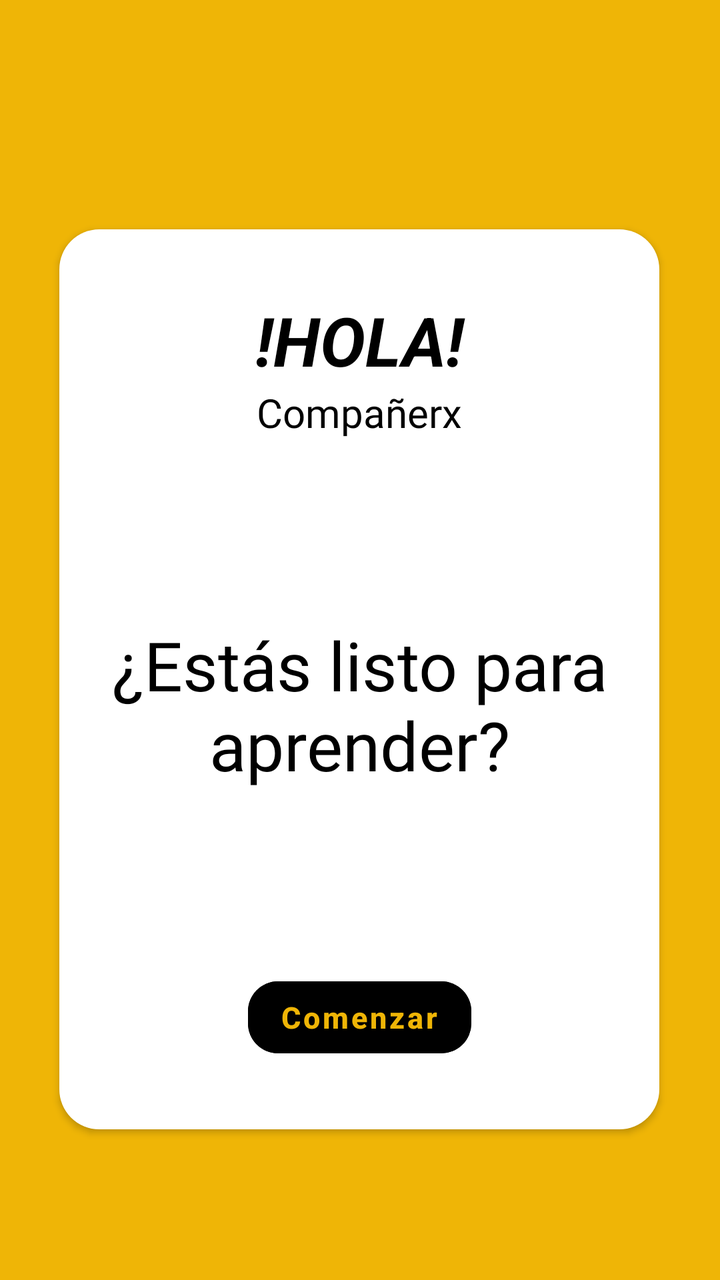
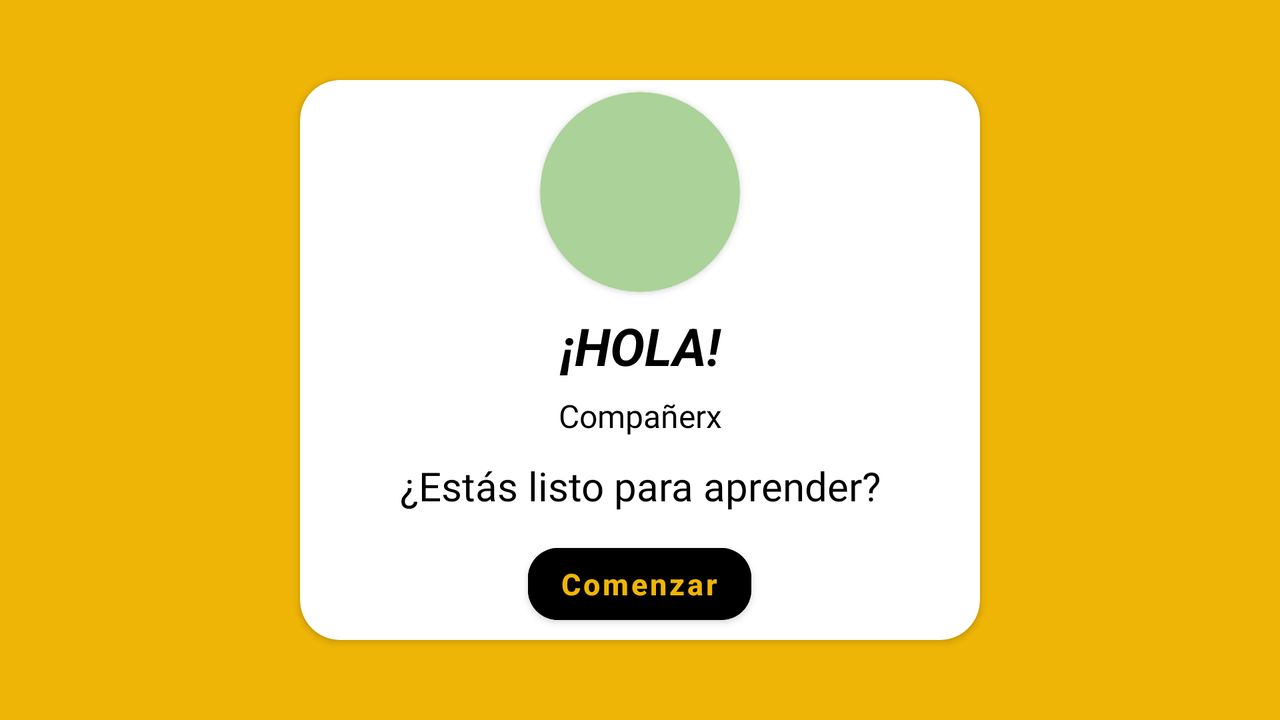

Two renders of one Android screen. The first uses the default layout on a phone; the second uses the alternative layout the repository ships for a different screen configuration, on a matching device. The two XML files are below.
<!-- AndroidManifest.xml: application theme Theme.AppInvestigarte -->
<!-- res/layout/activity_welcome.xml -->
<?xml version="1.0" encoding="utf-8"?>
<androidx.constraintlayout.widget.ConstraintLayout xmlns:android="http://schemas.android.com/apk/res/android"
    xmlns:app="http://schemas.android.com/apk/res-auto"
    xmlns:tools="http://schemas.android.com/tools"
    android:layout_width="match_parent"
    android:layout_height="match_parent"
    android:background="@color/color_primary"
    tools:context=".WelcomeActivity">
    

    <TextView
        android:id="@+id/textView3"
        android:layout_width="300dp"
        android:layout_height="450dp"
        android:layout_marginTop="40dp"
        android:background="@drawable/box"
        android:gravity="center"
        android:elevation="2dp"
        app:layout_constraintBottom_toBottomOf="parent"
        app:layout_constraintEnd_toEndOf="parent"
        app:layout_constraintHorizontal_bias="0.494"
        app:layout_constraintStart_toStartOf="parent"
        app:layout_constraintTop_toTopOf="parent"
        app:layout_constraintVertical_bias="0.498" />

    <androidx.cardview.widget.CardView
        android:id="@+id/textView5"
        android:layout_width="150dp"
        android:layout_height="150dp"
        android:layout_marginTop="160dp"
        android:elevation="4dp"
        app:cardBackgroundColor="@color/color_primary_light"
        app:cardCornerRadius="100dp"
        app:layout_constraintBottom_toTopOf="@+id/textView3"
        app:layout_constraintEnd_toEndOf="parent"
        app:layout_constraintStart_toStartOf="parent"
        app:layout_constraintTop_toTopOf="parent">

        <ImageView
            android:layout_width="wrap_content"
            android:layout_height="wrap_content"
            android:background="@color/color_primary_Dark"
            android:backgroundTint="@color/color_text_onsecondary" />
    </androidx.cardview.widget.CardView>

    <TextView
        android:id="@+id/textView4"
        android:layout_width="200dp"
        android:layout_height="wrap_content"
        android:gravity="center"
        android:text="!HOLA!"
        android:textAllCaps="false"
        android:textColor="#000000"
        android:textSize="34sp"
        android:textStyle="bold|italic"
        android:elevation="3dp"
        app:layout_constraintBottom_toBottomOf="@+id/textView3"
        app:layout_constraintEnd_toEndOf="@+id/textView3"
        app:layout_constraintStart_toStartOf="@+id/textView3"
        app:layout_constraintTop_toBottomOf="@+id/textView5"
        app:layout_constraintVertical_bias="0.186" />

    <TextView
        android:id="@+id/textView6"
        android:layout_width="wrap_content"
        android:layout_height="wrap_content"
        android:fontFamily="@font/helvetica_boldoblique"
        android:text="Compañerx"
        android:textColor="#000000"
        android:textSize="20sp"
        android:elevation="3dp"
        app:layout_constraintEnd_toEndOf="@+id/textView3"
        app:layout_constraintStart_toStartOf="@+id/textView3"
        app:layout_constraintTop_toBottomOf="@+id/textView4" />

    <TextView
        android:id="@+id/textView7"
        android:layout_width="260dp"
        android:layout_height="wrap_content"
        android:fontFamily="@font/helvetica_boldoblique"
        android:text="¿Estás listo para aprender?"
        android:textAlignment="center"
        android:textColor="#000000"
        android:textSize="34dp"
        android:elevation="3dp"
        app:layout_constraintBottom_toTopOf="@+id/btnStart"
        app:layout_constraintEnd_toEndOf="@+id/textView3"
        app:layout_constraintStart_toStartOf="@+id/textView3"
        app:layout_constraintTop_toBottomOf="@+id/textView6" />

    <Button
        android:id="@+id/btnStart"
        android:layout_width="wrap_content"
        android:layout_height="wrap_content"
        android:layout_marginBottom="32dp"
        android:backgroundTint="@color/color_text_onsecondary"
        android:elevation="4dp"
        android:text="Comenzar"
        android:textAllCaps="false"
        android:textColor="@color/color_primary"
        android:textStyle="bold"
        android:textSize="15sp"
        app:cornerRadius="15dp"
        app:layout_constraintBottom_toBottomOf="@+id/textView3"
        app:layout_constraintEnd_toEndOf="@+id/textView3"
        app:layout_constraintStart_toStartOf="@+id/textView3" />

</androidx.constraintlayout.widget.ConstraintLayout>
<!-- resources referenced by this layout -->
<resources>
  <color name="color_primary">#EFB506</color>
  <color name="color_primary_light">#ABD299</color>
  <color name="color_text_onsecondary">#FF000000</color>
  <!-- drawable box (drawable-v24) -->
  <?xml version="1.0" encoding="utf-8"?>
  <selector xmlns:android="http://schemas.android.com/apk/res/android">
      <item>
          <shape
              android:shape="rectangle">
              <solid android:color="#FFFFFF" />
              <corners android:radius="20dp" />
  
  
          </shape>
      </item>
  </selector>
  <style name="Theme.AppInvestigarte" parent="Theme.MaterialComponents.DayNight.DarkActionBar">
          
          <item name="colorPrimary">@color/purple_500</item>
          <item name="colorPrimaryVariant">@color/purple_700</item>
          <item name="colorOnPrimary">@color/white</item>
          
          <item name="colorSecondary">@color/teal_200</item>
          <item name="colorSecondaryVariant">@color/teal_700</item>
          <item name="colorOnSecondary">@color/black</item>
          
          <item name="android:statusBarColor" tools:targetApi="l">?attr/colorPrimaryVariant</item>
          
      </style>
</resources>
<!-- res/layout-land/activity_welcome.xml (the repository's variant of the layout above) -->
<!-- drawn on the phone turned sideways -->
<?xml version="1.0" encoding="utf-8"?>
<LinearLayout xmlns:android="http://schemas.android.com/apk/res/android"
    xmlns:app="http://schemas.android.com/apk/res-auto"
    xmlns:tools="http://schemas.android.com/tools"
    android:layout_width="match_parent"
    android:layout_height="match_parent"
    android:background="@color/color_primary"
    android:gravity="center"
    tools:context=".WelcomeActivity22">
    
    <androidx.cardview.widget.CardView
        android:layout_marginHorizontal="150dp"
        android:layout_marginVertical="40dp"
        android:layout_width="match_parent"
        android:layout_height="match_parent"
        android:backgroundTint="@color/color_text_onprimary"
        app:cardCornerRadius="20dp">

        <LinearLayout
            android:layout_width="match_parent"
            android:layout_height="match_parent"
            android:gravity="center"
            android:orientation="vertical"
            android:weightSum="100">

            <LinearLayout
                android:layout_width="match_parent"
                android:layout_height="0dp"
                android:gravity="center"
                android:layout_weight="40">
                <androidx.cardview.widget.CardView
                    android:id="@+id/textView5"
                    android:layout_width="100dp"
                    android:layout_height="100dp"

                    android:elevation="4dp"
                    app:cardBackgroundColor="@color/color_primary_light"
                    app:cardCornerRadius="100dp">

                    <ImageView
                        android:layout_width="wrap_content"
                        android:layout_height="wrap_content"
                        android:background="@color/color_primary"
                        android:backgroundTint="@color/color_text_onsecondary" />
                </androidx.cardview.widget.CardView>
            </LinearLayout>

            <LinearLayout
                android:layout_width="match_parent"
                android:layout_height="0dp"
                android:gravity="center"
                android:layout_weight="15">
                <TextView
                    android:id="@+id/textView4"
                    android:layout_width="200dp"
                    android:layout_height="wrap_content"
                    android:gravity="center"
                    android:text="¡HOLA!"
                    android:textAlignment="center"
                    android:textAllCaps="false"
                    android:textColor="#000000"
                    android:textSize="26sp"
                    android:textStyle="bold|italic" />
            </LinearLayout>

            <LinearLayout
                android:layout_width="match_parent"
                android:layout_height="0dp"
                android:gravity="center"
                android:layout_weight="10">
                <TextView
                    android:id="@+id/txtusername"
                    android:layout_width="120dp"
                    android:layout_height="wrap_content"
                    android:elevation="3dp"
                    android:fontFamily="@font/helvetica_boldoblique"
                    android:gravity="center"
                    android:text="Compañerx"
                    android:textAlignment="center"
                    android:textColor="#000000"
                    android:textSize="16sp" />
            </LinearLayout>

            <LinearLayout
                android:layout_width="match_parent"
                android:layout_height="0dp"
                android:gravity="center"
                android:layout_weight="15">
                <TextView
                    android:id="@+id/textView7"
                    android:layout_width="300dp"
                    android:layout_height="wrap_content"
                    android:elevation="3dp"
                    android:fontFamily="@font/helvetica_boldoblique"
                    android:gravity="center"
                    android:text="¿Estás listo para aprender?"
                    android:textAlignment="center"
                    android:textColor="#000000"
                    android:textSize="20sp" />
            </LinearLayout>

            <LinearLayout
                android:layout_width="match_parent"
                android:layout_height="0dp"
                android:gravity="center"
                android:layout_weight="20">

                <Button
                    android:id="@+id/btnStart"
                    android:layout_width="wrap_content"
                    android:layout_height="wrap_content"
                    android:backgroundTint="@color/color_text_onsecondary"
                    android:elevation="4dp"
                    android:text="Comenzar"
                    android:textAllCaps="false"
                    android:textColor="@color/color_primary"
                    android:textSize="15sp"
                    android:textStyle="bold"
                    app:cornerRadius="15dp" />
            </LinearLayout>

        </LinearLayout>


    </androidx.cardview.widget.CardView>
</LinearLayout>
<!-- resources referenced by the variant -->
<!-- as the phone turned sideways resolves them -->
<resources>
  <color name="color_primary">#EFB506</color>
  <color name="color_primary_light">#ABD299</color>
  <color name="color_text_onprimary">#FFFFFFFF</color>
  <color name="color_text_onsecondary">#FF000000</color>
  <style name="Theme.AppInvestigarte" parent="Theme.MaterialComponents.DayNight.DarkActionBar">
          
          <item name="colorPrimary">@color/purple_500</item>
          <item name="colorPrimaryVariant">@color/purple_700</item>
          <item name="colorOnPrimary">@color/white</item>
          
          <item name="colorSecondary">@color/teal_200</item>
          <item name="colorSecondaryVariant">@color/teal_700</item>
          <item name="colorOnSecondary">@color/black</item>
          
          <item name="android:statusBarColor" tools:targetApi="l">?attr/colorPrimaryVariant</item>
          
      </style>
</resources>
